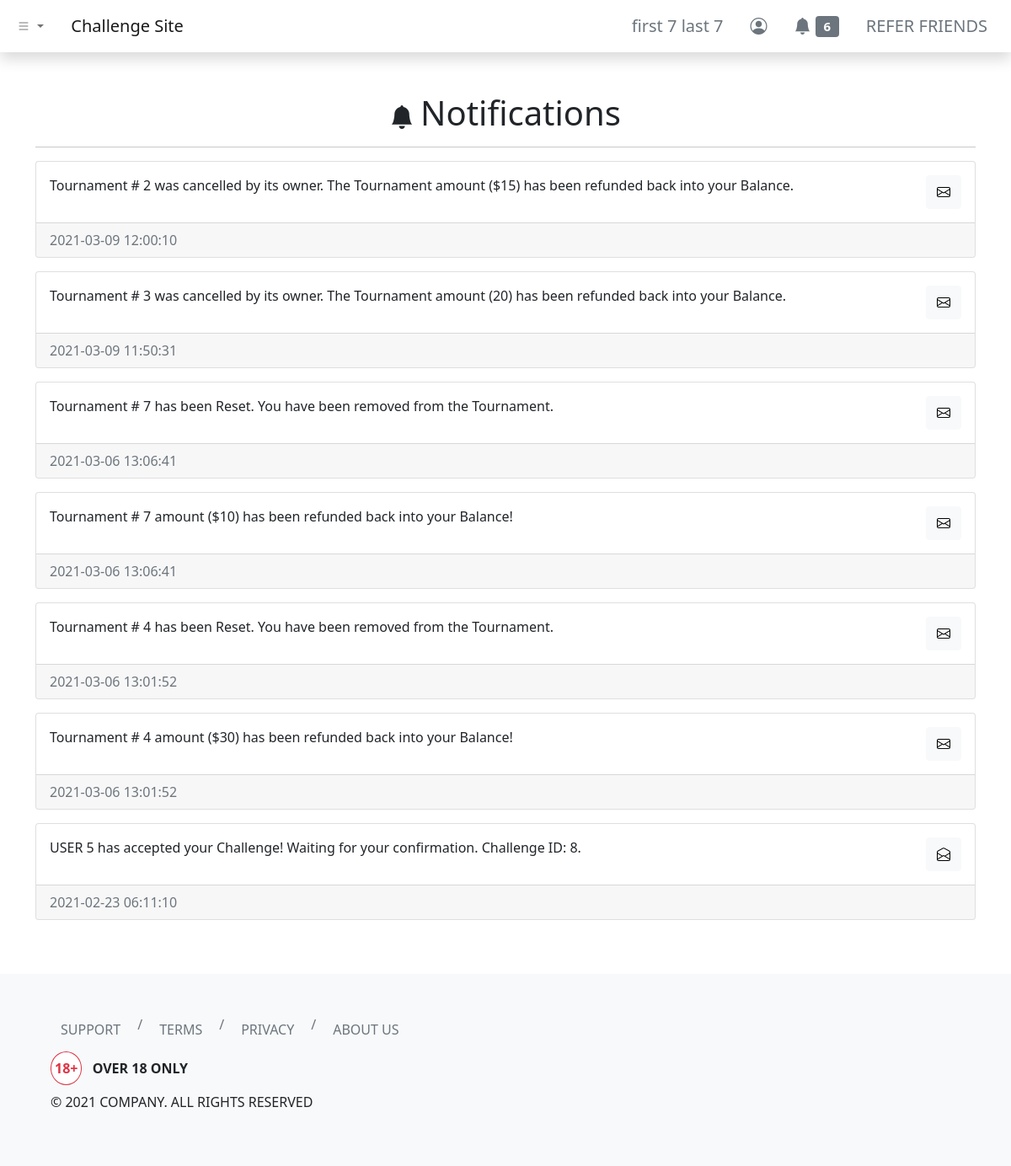
Page /dashboard/notifications/index.php (signed in) on the earlier database version.
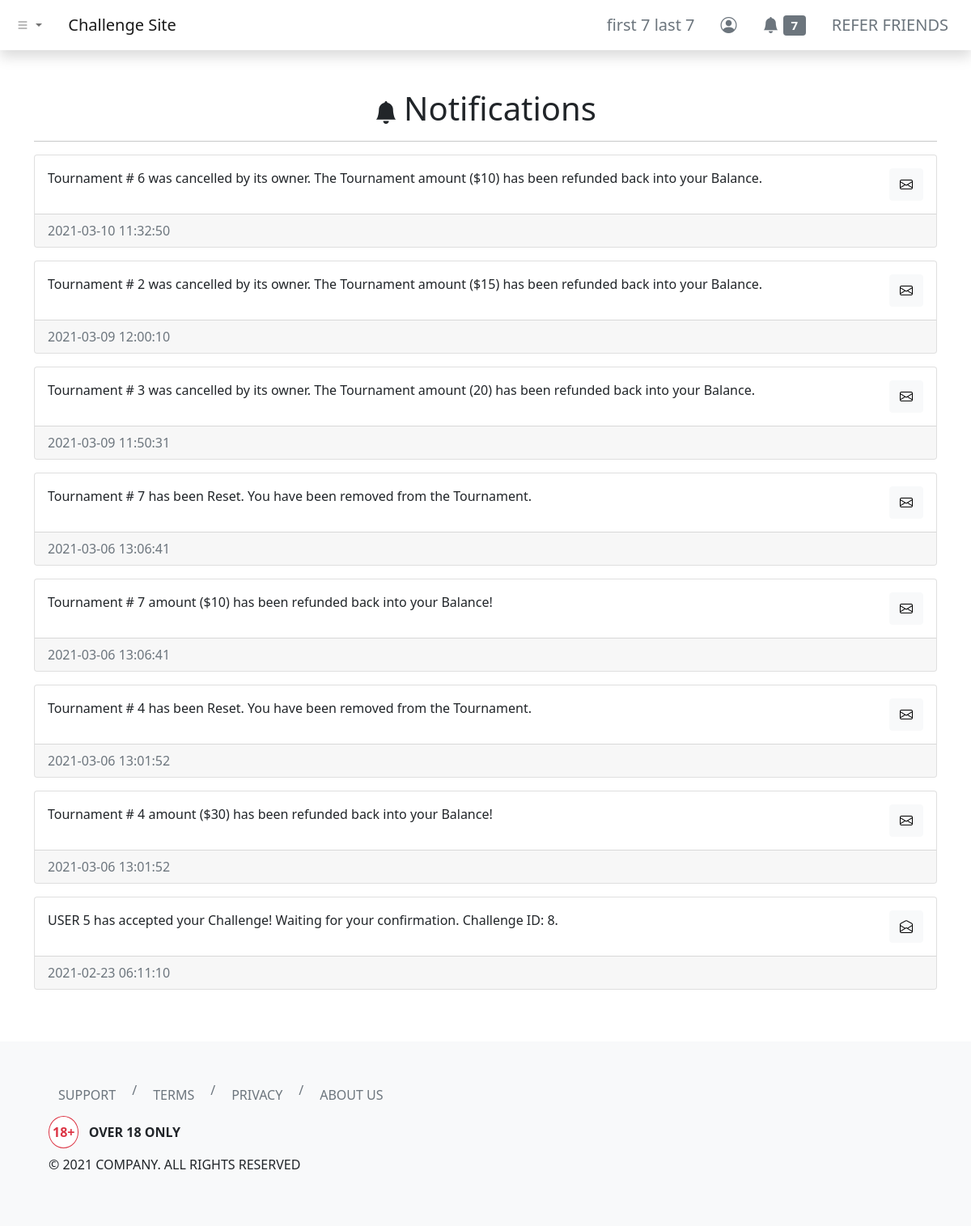
Same page on the later database version.
### tables this page shows
CREATE TABLE `users` (
  `id` int(11) NOT NULL,
  `username` varchar(255) NOT NULL,
  `first_name` varchar(255) NOT NULL,
  `last_name` varchar(255) NOT NULL,
  `email` varchar(255) NOT NULL,
  `user_password` varchar(255) NOT NULL,
  `balance` decimal(65,30) UNSIGNED NOT NULL DEFAULT 0.000000000000000000000000000000,
  `skill_points` int(11) NOT NULL
);

CREATE TABLE `notifications` (
  `notif_id` int(11) NOT NULL,
  `notif_for` int(11) NOT NULL,
  `notif_msg` text NOT NULL,
  `notif_status` varchar(255) NOT NULL DEFAULT 'unread',
  `notif_create_timestamp` timestamp NOT NULL DEFAULT current_timestamp(),
  `notif_read_timestamp` timestamp NULL DEFAULT NULL
);

### dashboard/notifications/index.php (the view, shortened to what the changed rows need)
<?php include '../../header.php'; ?>
<div class="container my-5">
    <div class="row">
        <div class="col">
            <h1 class="text-center"><i class="bi bi-bell-fill me-2 fs-3"></i>Notifications</h1>
            <?php
            include_once '../../php-apis/db-config.php';
            $user_id = $_SESSION['id'];
            $sql = "SELECT * FROM notifications WHERE notif_for = $user_id ORDER BY notif_create_timestamp DESC";
            $result = mysqli_query($conn, $sql);
            if (mysqli_num_rows($result) > 0) {
                while ($row = mysqli_fetch_assoc($result)) {
            ?>
                    <div class="card my-3">
                        <div class="card-body">
                            <div class="d-flex justify-content-between">
                                <p class="card-text"><?php echo $row['notif_msg']; ?></p>
                                <button type="button" class="btn btn-light notif_button" data-notif_id="<?php echo $row['notif_id']; ?>">
                                    <?php echo ($row['notif_status'] === 'unread') ? ('<i class="bi bi-envelope"></i>') : ('<i class="bi bi-envelope-open"></i>'); ?>
                                </button>
                            </div>
                        </div>
                        <div class="card-footer text-muted"><?php echo $row['notif_create_timestamp']; ?></div>
                    </div>
            <?php
                }
            } else {
                echo "<p class='text-center'>No Notifications</p>";
            }
            ?>
        </div>
    </div>
</div>
<?php include '../../footer.php'; ?>

### header.php (shortened to what the changed rows need)
<?php
function urlPrefix()
{
    if (basename(getcwd()) === basename(__DIR__)) {
        return './';
    } elseif (basename(dirname(getcwd())) === basename(__DIR__)) {
        return '../';
    } elseif (basename(dirname(dirname(getcwd()))) === basename(__DIR__)) {
        return '../../';
    } elseif (basename(dirname(dirname(dirname(getcwd())))) === basename(__DIR__)) {
        return '../../../';
    } else {
        return './';
    }
}
?>
<!DOCTYPE html>
<html lang="en">
<head>
    <link href="https://cdn.jsdelivr.net/npm/bootstrap@5.0.0-beta2/dist/css/bootstrap.min.css" rel="stylesheet">
    <link rel="stylesheet" href="https://cdn.jsdelivr.net/npm/bootstrap-icons@1.3.0/font/bootstrap-icons.css">
</head>
<body>
    <nav class="navbar navbar-expand-sm navbar-light bg-white shadow">
        <div class="container-fluid">
            <div class="collapse navbar-collapse" id="navbarNavDropdown">
                <ul class="navbar-nav ms-auto">
                    <?php if (isset($_SESSION['id'])) { ?>
                        <li class="nav-item">
                            <a class="btn btn-lg btn-outline-secondary border-0" aria-current="page" href="<?php echo urlPrefix() . 'dashboard/profile/'; ?>">
                                <?php
                                include_once urlPrefix() . 'php-apis/db-config.php';
                                $user_id = $_SESSION['id'];
                                $sql = "SELECT * FROM users WHERE id=$user_id";
                                $result = mysqli_query($conn, $sql);
                                if (mysqli_num_rows($result) > 0) {
                                    while ($row = mysqli_fetch_assoc($result)) {
                                        echo $row['first_name'] . ' ' . $row['last_name'];
                                    }
                                } else {
                                    header("Location: " . urlPrefix() . "php-apis/logout.php");
                                    die();
                                }
                                ?>
                            </a>
                        </li>
                        <li class="nav-item">
                            <a class="btn btn-lg btn-outline-secondary border-0" aria-current="page" href="<?php echo urlPrefix() . 'dashboard/notifications/'; ?>">
                                <i class="bi bi-bell-fill"></i>
                                <span class="badge bg-secondary">
                                    <?php
                                    $sql2 = "SELECT COUNT(*) AS unread_notifs FROM notifications WHERE notif_for = $user_id AND notif_status = 'unread'";
                                    $result2 = mysqli_query($conn, $sql2);
                                    if (mysqli_num_rows($result2) > 0) {
                                        while ($row2 = mysqli_fetch_assoc($result2)) {
                                            echo $row2['unread_notifs'];
                                        }
                                    } else {
                                        echo "0";
                                    }
                                    ?>
                                </span>
                            </a>
                        </li>
                    <?php } else { ?>
                        <li class="nav-item">
                            <a class="btn btn-lg btn-outline-secondary border-0" aria-current="page" href="<?php echo urlPrefix() . 'login/'; ?>">ENTER</a>
                        </li>
                    <?php } ?>
                </ul>
            </div>
        </div>
    </nav>

Differences in the rows shown:
added notifications: notif_msg "Tournament # 6 was cancelled by its owner. The Tournament amount ($10) has been refunded back into your Balance.", notif_status "unread" (drawn), notif_create_timestamp "2021-03-10 11:32:50"
Other differences:
new list line: "7"
list line gone: "6"
